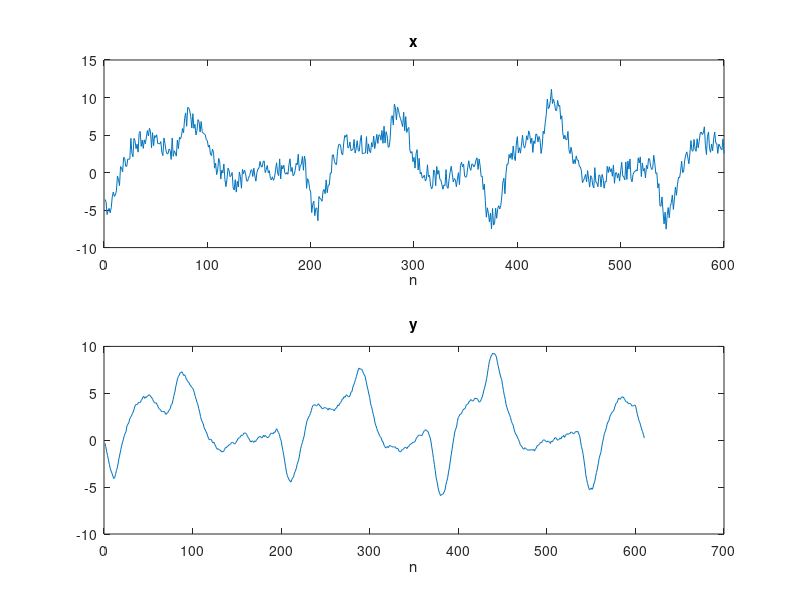

The MATLAB source for this figure:
load DataEOG.txt 
x = DataEOG;
s1 = subplot(2, 1, 1);
s2 = subplot(2, 1, 2);
h = ones(1, 11) / 11;
y = conv(x, h);
plot(s1, x);
xlabel(s1, 'n')
title(s1, 'x')
plot(s2, y);
xlabel(s2, 'n')
title(s2, 'y')
fprintf('the length of x is %g\n', length(x))
fprintf('the length of y is %g', length(y))